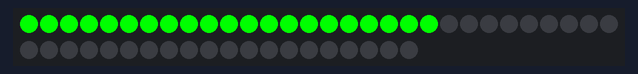
Recording of a sketch running on a simulated Arduino Uno, built with avr-gcc and run on an emulated ATmega328P. Shown: 50 RGB LEDs in strip order, left to right, continuing on the next row.

Above: at 0.05 s.
At 4.82 s:
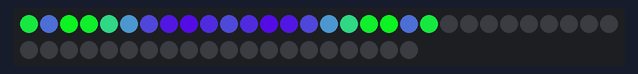
At 9.96 s:
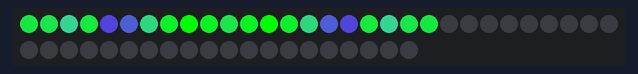
At 19.97 s:
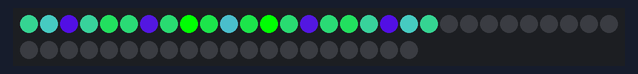
At 29.98 s:
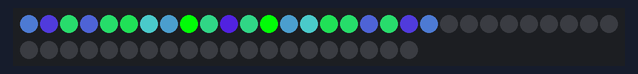
At 39.89 s:
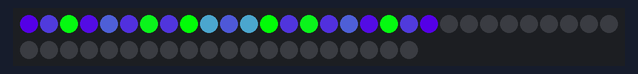

The sketch:

LightUtils.ino
```cpp
#include <Adafruit_NeoPixel.h>

#define PIN_NUMBER 3
#define NUM_LIGHTS 50

#define BRIGHTNESS 255

#define DELAY_MS 85
#define FADE_INTERVALS 20


// Useful to count "arrays"
// uint32_t colors = {WHITE, BLACK, BLUE}
// num_elements(colors) == 3
#define num_elements(x)  (sizeof(x) / sizeof((x)[0]))


Adafruit_NeoPixel strip = Adafruit_NeoPixel(NUM_LIGHTS, PIN_NUMBER, NEO_GRB + NEO_KHZ800);

// Definition of some Colors which are used multiple times
uint32_t RED    = strip.Color(255, 0, 0);
uint32_t GREEN  = strip.Color(0, 255, 0);
uint32_t BLUE   = strip.Color(0, 0, 255);
uint32_t PURPLE = strip.Color(64, 0, 176);

uint32_t BLACK  = strip.Color(0, 0, 0);
uint32_t WHITE  = strip.Color(255, 255, 255);

uint32_t fun_colors[] = {PURPLE, WHITE, GREEN, PURPLE, BLACK, WHITE};


// Return colors that is a blend of a and b.
// a * (1 - percent) + b * (percent);
//
uint32_t LinearColorFade(uint32_t color_a, uint32_t color_b, float percent) {
  uint32_t r_a = (uint8_t)(color_a >> 16);
  uint32_t r_b = (uint8_t)(color_b >> 16);
  int16_t r_diff = r_b - r_a;

  uint32_t g_a = (uint8_t)(color_a >> 8);
  uint32_t g_b = (uint8_t)(color_b >> 8);
  int16_t g_diff = g_b - g_a;

  uint32_t b_a = (uint8_t)(color_a);
  uint32_t b_b = (uint8_t)(color_b);
  int16_t b_diff = b_b - b_a;

  int16_t new_r = round(r_a + r_diff * percent);
  int16_t new_g = round(g_a + g_diff * percent);
  int16_t new_b = round(b_a + b_diff * percent);

  return strip.Color(new_r, new_g, new_b);
}

// Walk from 0 to (distance-1) then back to 0
// Period is 2 * (distance - 1)
// 0, 1, 2, 3, 2, 1
int  ThereAndBackAgain(int i, int distance) {
  // 3, 2, 1, 0, -1, -2
  int interval = (distance-1) + (-i % (2 * distance - 2));

  // 3, 2, 1, 0, 1, 2
  int absed = abs(interval);

  // 0, 1, 2, 3, 2, 1
  return (distance-1) - absed;
}

void setup() {
  // Silly calculation for BRIGHTNESS

  Serial.begin(9600);

  strip.setBrightness(BRIGHTNESS);
  strip.begin();

  strip.clear();
  strip.show(); // Initialize all pixels to 'off'
}


int increment = -1;
void loop() {
  increment += 1;

//  Serial.print(increment);
//  Serial.print(" => ");
//  Serial.println(ThereAndBackAgain(increment, 5));

  // Should be odd
  int number_leds = 21;

  for (int i = 0; i < number_leds; i++) {
    // leds has period 5, 6, 7, 8, 9, 10, ..., 14, 15, 14, , ... 7, 6, 5
    int wave_period = 15 + 5 * ThereAndBackAgain(i, (number_leds + 1) / 2);

    float percent = ThereAndBackAgain(increment, wave_period) / (wave_period - 1.0);

    strip.setPixelColor(i, LinearColorFade(GREEN, PURPLE, percent));
  }
  strip.show();

  delay(DELAY_MS);
}
```
